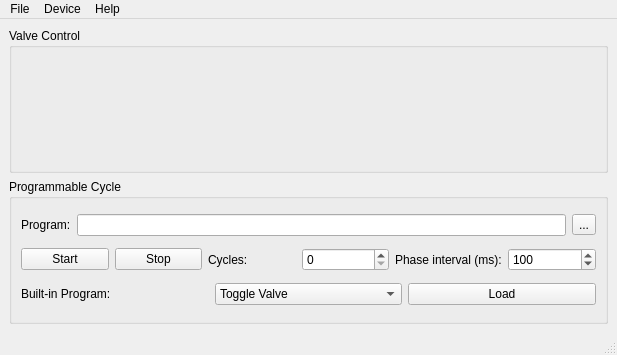
<?xml version="1.0" encoding="UTF-8"?>
<ui version="4.0">
 <class>MainWindow</class>
 <widget class="QMainWindow" name="MainWindow">
  <property name="geometry">
   <rect>
    <x>0</x>
    <y>0</y>
    <width>617</width>
    <height>355</height>
   </rect>
  </property>
  <property name="windowTitle">
   <string>Valve Control</string>
  </property>
  <widget class="QWidget" name="centralwidget">
   <layout class="QVBoxLayout" name="verticalLayout_2">
    <item>
     <widget class="QGroupBox" name="groupBoxValveControl">
      <property name="title">
       <string>Valve Control</string>
      </property>
      <layout class="QHBoxLayout" name="horizontalLayout_4">
       <item>
        <widget class="QFrame" name="frameValveControl">
         <property name="frameShape">
          <enum>QFrame::NoFrame</enum>
         </property>
         <property name="frameShadow">
          <enum>QFrame::Raised</enum>
         </property>
         <property name="lineWidth">
          <number>1</number>
         </property>
        </widget>
       </item>
      </layout>
     </widget>
    </item>
    <item>
     <widget class="QGroupBox" name="groupBoxCycle">
      <property name="title">
       <string>Programmable Cycle</string>
      </property>
      <layout class="QVBoxLayout" name="verticalLayout">
       <item>
        <layout class="QHBoxLayout" name="horizontalLayout_2">
         <item>
          <widget class="QLabel" name="label">
           <property name="text">
            <string>Program:</string>
           </property>
          </widget>
         </item>
         <item>
          <widget class="QLineEdit" name="lineEditProgram">
           <property name="readOnly">
            <bool>true</bool>
           </property>
          </widget>
         </item>
         <item>
          <widget class="QToolButton" name="toolButtonProgram">
           <property name="text">
            <string>...</string>
           </property>
          </widget>
         </item>
        </layout>
       </item>
       <item>
        <layout class="QHBoxLayout" name="horizontalLayout">
         <property name="sizeConstraint">
          <enum>QLayout::SetDefaultConstraint</enum>
         </property>
         <item>
          <widget class="QPushButton" name="pushButtonStart">
           <property name="text">
            <string>Start</string>
           </property>
          </widget>
         </item>
         <item>
          <widget class="QPushButton" name="pushButtonStop">
           <property name="text">
            <string>Stop</string>
           </property>
          </widget>
         </item>
         <item>
          <widget class="QLabel" name="label_2">
           <property name="text">
            <string>Cycles:</string>
           </property>
          </widget>
         </item>
         <item>
          <widget class="QSpinBox" name="spinBoxCycles">
           <property name="accelerated">
            <bool>true</bool>
           </property>
           <property name="maximum">
            <number>2147483647</number>
           </property>
          </widget>
         </item>
         <item>
          <widget class="QLabel" name="label_3">
           <property name="text">
            <string>Phase interval (ms):</string>
           </property>
          </widget>
         </item>
         <item>
          <widget class="QSpinBox" name="spinBoxIntervalMillis">
           <property name="accelerated">
            <bool>true</bool>
           </property>
           <property name="maximum">
            <number>2147483647</number>
           </property>
           <property name="singleStep">
            <number>10</number>
           </property>
           <property name="value">
            <number>100</number>
           </property>
          </widget>
         </item>
        </layout>
       </item>
       <item>
        <layout class="QHBoxLayout" name="horizontalLayout_3">
         <item>
          <widget class="QLabel" name="label_4">
           <property name="text">
            <string>Built-in Program:</string>
           </property>
          </widget>
         </item>
         <item>
          <widget class="QComboBox" name="comboBoxBuiltIn">
           <item>
            <property name="text">
             <string>Toggle Valve</string>
            </property>
           </item>
           <item>
            <property name="text">
             <string>5-Phase Pump</string>
            </property>
           </item>
          </widget>
         </item>
         <item>
          <widget class="QPushButton" name="pushButtonLoadBuiltIn">
           <property name="text">
            <string>Load</string>
           </property>
          </widget>
         </item>
        </layout>
       </item>
      </layout>
     </widget>
    </item>
   </layout>
  </widget>
  <widget class="QMenuBar" name="menubar">
   <property name="geometry">
    <rect>
     <x>0</x>
     <y>0</y>
     <width>617</width>
     <height>22</height>
    </rect>
   </property>
   <widget class="QMenu" name="menuFile">
    <property name="title">
     <string>File</string>
    </property>
    <addaction name="actionOpen"/>
    <addaction name="actionClose"/>
   </widget>
   <widget class="QMenu" name="menuDevice">
    <property name="enabled">
     <bool>true</bool>
    </property>
    <property name="title">
     <string>Device</string>
    </property>
    <widget class="QMenu" name="menuShift_Register">
     <property name="title">
      <string>Shift Register</string>
     </property>
     <addaction name="actionSR1"/>
     <addaction name="actionSR2"/>
     <addaction name="actionSR3"/>
     <addaction name="actionSR4"/>
     <addaction name="actionSR5"/>
     <addaction name="actionSR6"/>
    </widget>
    <addaction name="actionRestart_Device"/>
    <addaction name="actionTurn_Off_All"/>
    <addaction name="separator"/>
    <addaction name="actionStart"/>
    <addaction name="actionStop"/>
    <addaction name="separator"/>
    <addaction name="menuShift_Register"/>
   </widget>
   <widget class="QMenu" name="menuHelp">
    <property name="title">
     <string>Help</string>
    </property>
    <addaction name="actionSource_Code"/>
    <addaction name="actionProgrammable_Cycle"/>
   </widget>
   <addaction name="menuFile"/>
   <addaction name="menuDevice"/>
   <addaction name="menuHelp"/>
  </widget>
  <widget class="QStatusBar" name="statusbar"/>
  <action name="actionOpen">
   <property name="text">
    <string>Open...</string>
   </property>
  </action>
  <action name="actionClose">
   <property name="text">
    <string>Close</string>
   </property>
  </action>
  <action name="actionMax_Operations">
   <property name="text">
    <string>Max Operations</string>
   </property>
  </action>
  <action name="actionMax_Phases">
   <property name="text">
    <string>Max Phases</string>
   </property>
  </action>
  <action name="actionProgrammable_Cycle">
   <property name="text">
    <string>Programmable Cycle</string>
   </property>
  </action>
  <action name="actionSource_Code">
   <property name="text">
    <string>Source Code</string>
   </property>
  </action>
  <action name="actionRestart_Device">
   <property name="enabled">
    <bool>true</bool>
   </property>
   <property name="text">
    <string>Restart Arduino</string>
   </property>
  </action>
  <action name="actionTurn_Off_All">
   <property name="text">
    <string>Turn Off All</string>
   </property>
  </action>
  <action name="actionStart">
   <property name="text">
    <string>Start</string>
   </property>
  </action>
  <action name="actionStop">
   <property name="text">
    <string>Stop</string>
   </property>
  </action>
  <action name="actionUsb0">
   <property name="text">
    <string>usb0</string>
   </property>
  </action>
  <action name="actionSR1">
   <property name="checkable">
    <bool>true</bool>
   </property>
   <property name="checked">
    <bool>false</bool>
   </property>
   <property name="text">
    <string>1</string>
   </property>
  </action>
  <action name="actionSR2">
   <property name="checkable">
    <bool>true</bool>
   </property>
   <property name="text">
    <string>2</string>
   </property>
  </action>
  <action name="actionSR3">
   <property name="checkable">
    <bool>true</bool>
   </property>
   <property name="text">
    <string>3</string>
   </property>
  </action>
  <action name="actionSR4">
   <property name="checkable">
    <bool>true</bool>
   </property>
   <property name="text">
    <string>4</string>
   </property>
  </action>
  <action name="actionSR5">
   <property name="checkable">
    <bool>true</bool>
   </property>
   <property name="text">
    <string>5</string>
   </property>
  </action>
  <action name="actionSR6">
   <property name="checkable">
    <bool>true</bool>
   </property>
   <property name="text">
    <string>6</string>
   </property>
  </action>
  <action name="action7">
   <property name="checkable">
    <bool>true</bool>
   </property>
   <property name="text">
    <string>7</string>
   </property>
  </action>
  <action name="action8">
   <property name="checkable">
    <bool>true</bool>
   </property>
   <property name="text">
    <string>8</string>
   </property>
  </action>
  <action name="actionAsdf">
   <property name="text">
    <string>asdf</string>
   </property>
  </action>
 </widget>
 <resources/>
 <connections/>
</ui>
